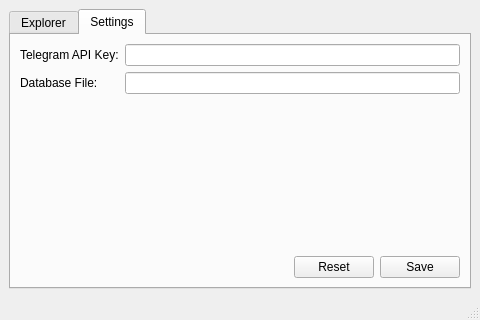
<?xml version="1.0" encoding="UTF-8"?>
<ui version="4.0">
 <class>MainWindow</class>
 <widget class="QMainWindow" name="MainWindow">
  <property name="geometry">
   <rect>
    <x>0</x>
    <y>0</y>
    <width>480</width>
    <height>320</height>
   </rect>
  </property>
  <property name="windowTitle">
   <string>MainWindow</string>
  </property>
  <widget class="QWidget" name="centralwidget">
   <layout class="QGridLayout" name="gridLayout">
    <item row="0" column="0">
     <widget class="QTabWidget" name="tabWidget">
      <property name="currentIndex">
       <number>1</number>
      </property>
      <widget class="QWidget" name="tab_explorer">
       <attribute name="title">
        <string>Explorer</string>
       </attribute>
       <layout class="QGridLayout" name="gridLayout_3">
        <item row="0" column="0">
         <widget class="QTableView" name="explorer_table">
          <property name="alternatingRowColors">
           <bool>true</bool>
          </property>
          <property name="selectionMode">
           <enum>QAbstractItemView::SingleSelection</enum>
          </property>
          <property name="selectionBehavior">
           <enum>QAbstractItemView::SelectRows</enum>
          </property>
          <attribute name="horizontalHeaderShowSortIndicator" stdset="0">
           <bool>true</bool>
          </attribute>
          <attribute name="horizontalHeaderStretchLastSection">
           <bool>true</bool>
          </attribute>
          <attribute name="verticalHeaderVisible">
           <bool>false</bool>
          </attribute>
         </widget>
        </item>
       </layout>
      </widget>
      <widget class="QWidget" name="tab_settings">
       <attribute name="title">
        <string>Settings</string>
       </attribute>
       <layout class="QGridLayout" name="gridLayout_2" rowstretch="1,0">
        <item row="0" column="2">
         <layout class="QFormLayout" name="formLayout">
          <item row="0" column="0">
           <widget class="QLabel" name="label">
            <property name="text">
             <string>Telegram API Key:</string>
            </property>
           </widget>
          </item>
          <item row="0" column="1">
           <widget class="QLineEdit" name="api_le">
            <property name="echoMode">
             <enum>QLineEdit::PasswordEchoOnEdit</enum>
            </property>
           </widget>
          </item>
          <item row="1" column="0">
           <widget class="QLabel" name="label_2">
            <property name="text">
             <string>Database File:</string>
            </property>
           </widget>
          </item>
          <item row="1" column="1">
           <widget class="QLineEdit" name="lineEdit_2"/>
          </item>
         </layout>
        </item>
        <item row="1" column="2">
         <layout class="QHBoxLayout" name="horizontalLayout" stretch="1,0,0">
          <property name="spacing">
           <number>6</number>
          </property>
          <item>
           <spacer name="horizontalSpacer">
            <property name="orientation">
             <enum>Qt::Horizontal</enum>
            </property>
            <property name="sizeHint" stdset="0">
             <size>
              <width>40</width>
              <height>20</height>
             </size>
            </property>
           </spacer>
          </item>
          <item>
           <widget class="QPushButton" name="reset_config_b">
            <property name="text">
             <string>Reset</string>
            </property>
           </widget>
          </item>
          <item>
           <widget class="QPushButton" name="save_config_b">
            <property name="text">
             <string>Save</string>
            </property>
           </widget>
          </item>
         </layout>
        </item>
       </layout>
      </widget>
     </widget>
    </item>
   </layout>
  </widget>
  <widget class="QMenuBar" name="menubar">
   <property name="geometry">
    <rect>
     <x>0</x>
     <y>0</y>
     <width>480</width>
     <height>18</height>
    </rect>
   </property>
  </widget>
  <widget class="QStatusBar" name="statusbar"/>
 </widget>
 <resources/>
 <connections/>
</ui>
